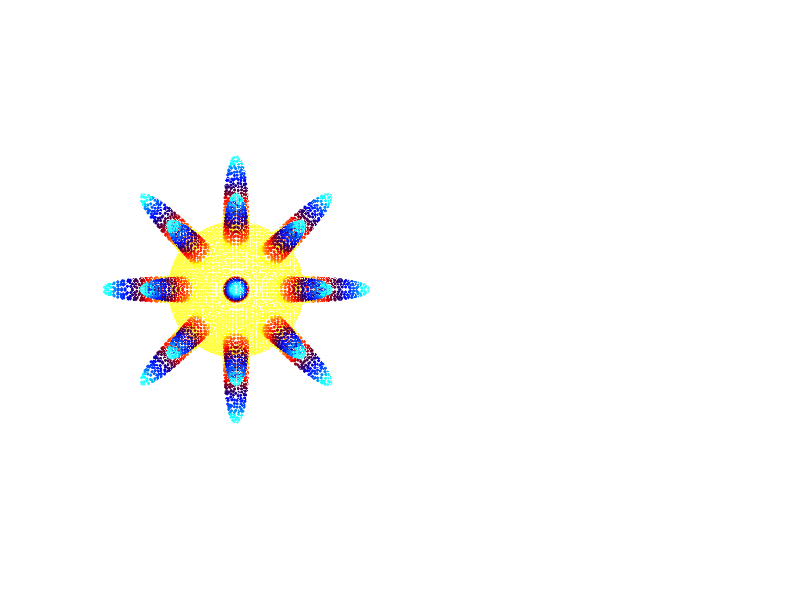

The MATLAB source for this figure: (Note: this script raises an error after producing the figure.)
% test point_set_grid_simplify

clc;

addpath(genpath('../src'));
addpath('../data');


load('spiky_cell_like_surface.mat');
% load('unit_ball_16384_pts.mat'); % grid_step = 0.2

h = figure;
subplot(121);
set(h,'Position',get(0,'ScreenSize'));
set(gcf,'Color',[0 0 0]);

marker = '+';
linewidth = 2;

scatter3(P(:,1),P(:,2),P(:,3),ones(size(P,1),1),C,marker,'LineWidth',linewidth);
xlabel('X'), ylabel('Y'), zlabel('Z');
axis equal;
set(gca, 'Color', [0 0 0], 'XColor', [1 1 1], 'YColor', [1 1 1], 'ZColor', [1 1 1],'FontSize',16);
view(2);
title('Raw point set','Color',[1 1 1],'FontSize',16);

grid_step = 0.1;
[G,C] = point_set_grid_simplify(P,grid_step,'exact',C);

subplot(122);
scatter3(G(:,1),G(:,2),G(:,3),ones(size(G,1),1),C,marker,'LineWidth',linewidth);
xlabel('X'), ylabel('Y'), zlabel('Z');
axis equal;
set(gca, 'Color', [0 0 0], 'XColor', [1 1 1], 'YColor', [1 1 1], 'ZColor', [1 1 1],'FontSize',16);
view(2);
title('Grid simplified point set','Color',[1 1 1],'FontSize',16);